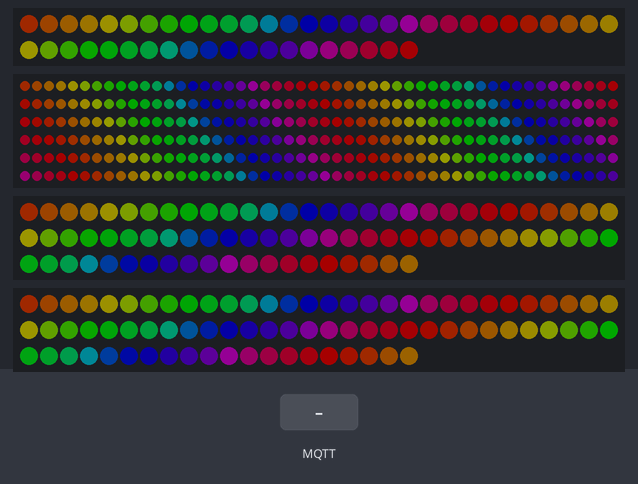
Bench run of a sketch on a simulated ESP32. On the bench: 50 RGB LEDs in strip order, left to right, continuing on the next row, 300 RGB LEDs in strip order, left to right, continuing on the next row, 2 × 80 RGB LEDs in strip order, left to right, continuing on the next row. The test bench sets the inputs (shaded band). Dim RGB values are drawn brighter than linear; WiFi joins after 1.5 s; servers stay silent unless stated; EEPROM starts erased; no MQTT or app messages arrive unless stated; what the sketch prints to the serial monitor is not drawn.

Above: at 3.2 s.
3.3 s: MQTT message "soph/main/brightness" arrives on the first subscribed topic
At 4.5 s:
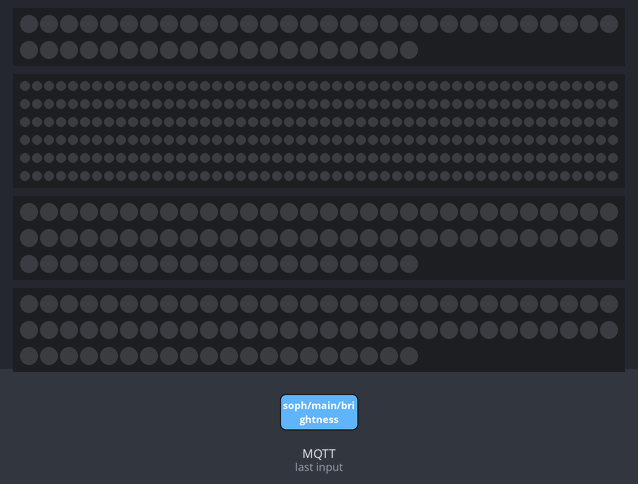
4.8 s: MQTT message "1" arrives on the first subscribed topic
At 5.44 s:
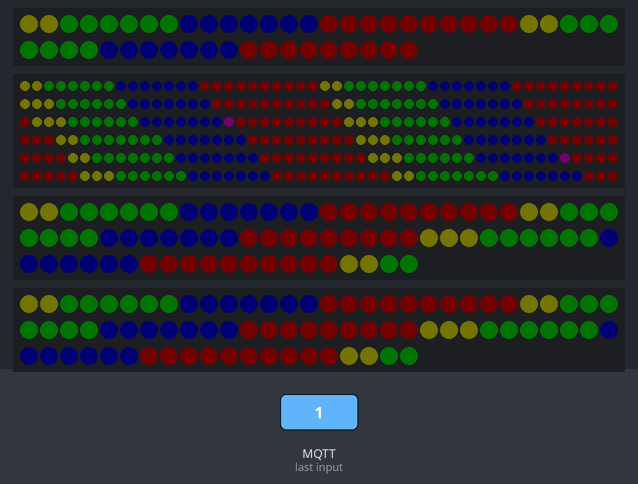
7.1 s: MQTT message "5" arrives on the first subscribed topic
At 7.31 s:
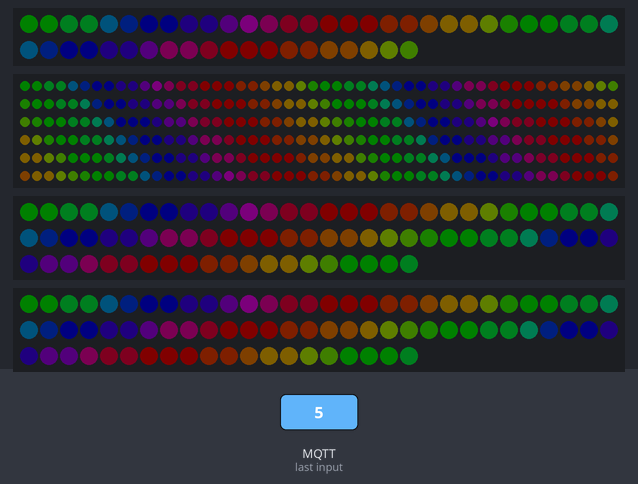
9.5 s: MQTT message "solidwhite" arrives on the second subscribed topic
At 10.3 s:
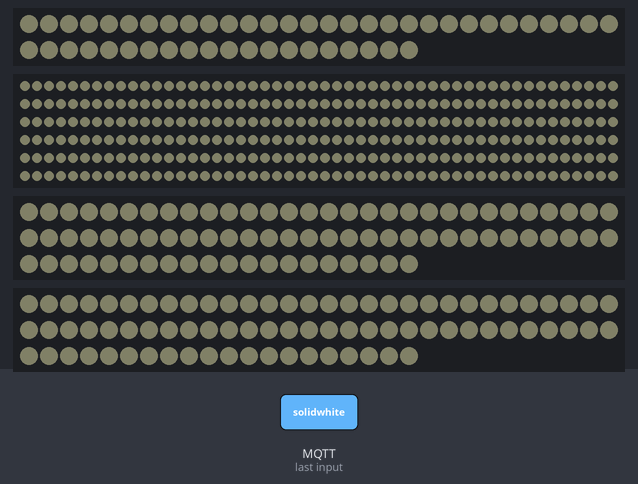
11.0 s: MQTT message "rainbow" arrives on the second subscribed topic
At 11.18 s:
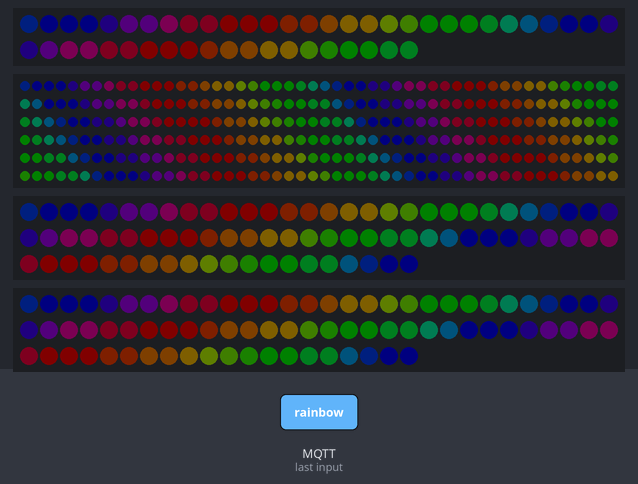
13.4 s: MQTT message "soph/main/pattern" arrives on the first subscribed topic
At 14.5 s:
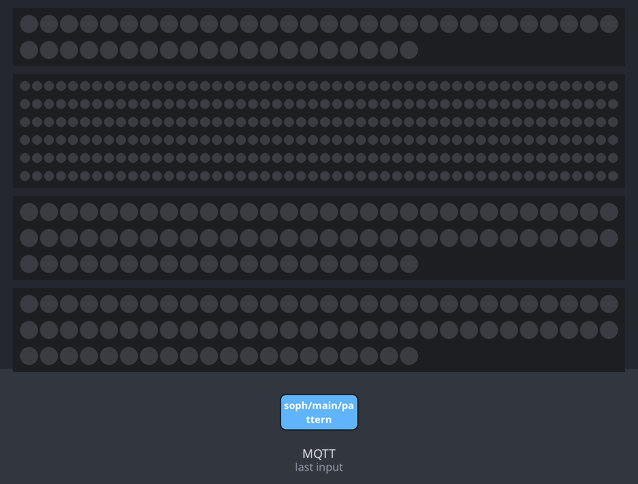
Timing chart, 0 to 15.9 s (numbered marks = the images above; inputs shaded):
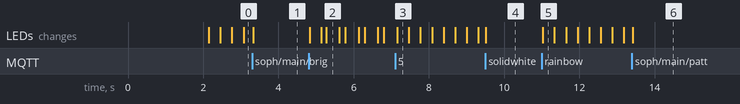

The sketch:

cam2.ino
```cpp
#include <FastLED.h>
#include <ArduinoOTA.h>
#include <Arduino.h>
#include <WiFi.h>
#include <ArduinoJson.h>
#include <PubSubClient.h>
#include <Preferences.h>

//ESP32 runs two led strips, using OTA, and mqtt subscriber. The message gets
//transcribed into a string, which gets delegated to its right purpose. It subscribes to brightness and pattern,
//and uses enum patterns to use switch cases for each pattern. Pubsubclient handles the mqtt, and
//ota is...ota


// LED strip configuration
#define LED_TYPE WS2812B
#define DATA_PIN_1 9
#define DATA_PIN_2 10
#define DATA_PIN_3 11
#define DATA_PIN_4 47

#define NUM_LEDS_1 50
#define NUM_LEDS_2 300
#define NUM_LEDS_3 80 //speaker
#define NUM_LEDS_4 80 //speaker


Preferences myBPref;
#define RW_MODE false //pertaining to saving preferences on esp32
#define RO_MODE true  //Read Only, or Read/Write
uint8_t brightness;

//Create Pattern Library
//enum creates a list 0,1,2 etc. that you can call from strings
enum Pattern {
  PATTERN_OFF,
  PATTERN_RAINBOW,
  PATTERN_WHITE
};

//Variable that holds current pattern
//it comes from Pattern, and will only accept whatever is in the enum
Pattern currentPattern = PATTERN_RAINBOW;

//makes rainbow go brrrr
uint8_t oneMore = 0;

//Callback header that was needed before pubsubclient declaration
void mqttCallback(char* topic, byte* payload, unsigned int length);

// Network for PubSubClient
WiFiClient wifiClient;
PubSubClient client("10.42.0.1", 1883, mqttCallback, wifiClient); //client(IPaddress, port, callback function pointer, networkclient)
                                                                  //note: client is just a name variable, used for all the .stuff, if you change it
                                                                  //you have to change all of those, as well (ex. client.connected)


// Analog pins for potentiometers
const uint8_t BRIGHTNESS_POT_PIN = 34;
const uint8_t WHITE_BALANCE_POT_PIN = 35;

//Declare LED strips in FastLED struct
CRGB strip1[NUM_LEDS_1];
CRGB strip2[NUM_LEDS_2];
CRGB strip3[NUM_LEDS_3]; //speaker
CRGB strip4[NUM_LEDS_4]; //speaker


// ChatGPT garbge
//unsigned long lastUpdate = 0;


// Set Wifi Credentials
const char* ssid = "trannyfix";
const char* password = "transgender";

// PubSubClient reconnect sequence
void reconnect() {
  // Loop until we're reconnected
  while (!client.connected()) {
    Serial.print("Attempting MQTT connection...");
    // Attempt to connect
    if (client.connect("sophieMainLEDs")) {
      Serial.println("Sophie's mqtt connected!!");
      //subscriber topics
      client.subscribe("soph/main/brightness");  //***********SUBSCRIBER TOPICS**********************************
      client.subscribe("soph/main/pattern");
    } else {
      Serial.print("failed, rc=");
      Serial.print(client.state());
      Serial.println(" booooo we will try again in 5 seconds");
      // Wait 5 seconds before retrying
      delay(5000);
    }
  }
}

// MQTT Callback: takes the byte message, and converts it into a string word so it can be understood now
void mqttCallback(char* topic, byte* payload, unsigned int length) {
  //create variable incomingMessage to store message
  String incomingMessage = "";
  incomingMessage.reserve(length);


  // Convert incoming byte array to String
  for (unsigned int i=0;i<length;i++) {
    incomingMessage += (char)payload[i];
  }

  // Call LED Function to process topic/message string
  mainLights(topic, incomingMessage);
}


void setup() {
  initializeBrightness(); //one-time sketch to set memeory value for brightness
  loadBrightness();       //load in brightness value from memory


 //  currentPattern = PATTERN_RAINBOW; <-- for solving starting pattern issues, idk
  FastLED.addLeds<LED_TYPE, DATA_PIN_1, GRB>(strip1, NUM_LEDS_1);
  FastLED.addLeds<LED_TYPE, DATA_PIN_2, GRB>(strip2, NUM_LEDS_2);
  FastLED.addLeds<LED_TYPE, DATA_PIN_3, GRB>(strip3, NUM_LEDS_3);
  FastLED.addLeds<LED_TYPE, DATA_PIN_4, GRB>(strip4, NUM_LEDS_4);


    fill_rainbow(strip1,NUM_LEDS_1,oneMore,10);
    fill_rainbow(strip2,NUM_LEDS_2,oneMore,10);
    fill_rainbow(strip3,NUM_LEDS_3,oneMore,10);
    fill_rainbow(strip4,NUM_LEDS_4,oneMore,10);
     //set initial pattern that doesnt rely on mqtt connection, helps
     //when the server isnt running and you just want some light
  FastLED.show();


  // delay for stability
  delay(500);


  //Begin Serial Monitoring
  Serial.begin(115200);
  Serial.println("Booting");
  // Connect to Wifi
  WiFi.mode(WIFI_STA);
  WiFi.begin(ssid, password); //Connect to wifi - defaults to Wifi Station Mode
  //Wait for Wifi to connect
  while (WiFi.waitForConnectResult() != WL_CONNECTED) {
    Serial.println("Connection Failed! Rebooting...");
    delay(5000);
    ESP.restart();
  }
  ArduinoOTA.setHostname("sophieMainpuss");
  ArduinoOTA.begin();  // Begin OTA
  Serial.println("Ready");
  Serial.print("IP address: ");
  Serial.println(WiFi.localIP());


}

void loop() {

  ArduinoOTA.handle(); // OTA command neeed in loop

  if (!client.connected()) { //PubSubClient reconnect, handles all of it
    reconnect();
  }

  client.loop(); //PubSubClient loop


  switch (currentPattern) {  //Choose the LED pattern
    case PATTERN_OFF:
      fill_solid(strip1, NUM_LEDS_1,CRGB::Black);
      fill_solid(strip2, NUM_LEDS_2,CRGB::Black);
      fill_solid(strip3, NUM_LEDS_3,CRGB::Black);
      fill_solid(strip4, NUM_LEDS_4,CRGB::Black);

  /*if you wanted to do an array:

  CRGB* strips[] = { strip1, strip2, strip3, strip4 };
uint16_t lengths[] = { NUM_LEDS_1, NUM_LEDS_2, NUM_LEDS_3, NUM_LEDS_4 };

for (int i = 0; i < 4; i++) {
  fill_solid(strips[i], lengths[i], CRGB::Black);
}

*/

      break;

    case PATTERN_RAINBOW:
      soph_rainbow();
      break;

    case PATTERN_WHITE:
      whiteLEDstate();
      break;

  }

  FastLED.show();  //push the led pattern and light LED's

}


// *******MQTT Brightness/Pattern Topic Function ***********

//note: const means read-only, String& means dont make a copy to use, just read the original, otherwise it would make a whole copy for this func to use
void mainLights(const String& topic, const String& incomingMessage){
  if(topic=="soph/main/brightness"){
    uint8_t b = incomingMessage.toInt(); //.toInt changes string number into actual number (value)

  saveBrightness(b); //send to saved memory

  }

  else if (topic=="soph/main/pattern"){    //Pattern Mqtt selection
    if (incomingMessage=="rainbow"){
      currentPattern = PATTERN_RAINBOW;
    }
    else if (incomingMessage=="solidwhite"){
      currentPattern = PATTERN_WHITE;
    }
    else if (incomingMessage=="off"){
      currentPattern = PATTERN_OFF;
    }
    }
  else {Serial.println("oops topic/message didn't work in the led function");}
}


void whiteLEDstate(){
  //int brightnessRaw = analogRead(BRIGHTNESS_POT_PIN);
 // int balanceRaw = analogRead(WHITE_BALANCE_POT_PIN);

  //uint8_t brightness = map(brightnessRaw, 0, 4095, 0, 255);
  //uint8_t whiteBalance = map(balanceRaw, 0, 4095, 110, 220);

  // Shift white between warm (more red) and cool (more blue).
  uint8_t red = 255;
  uint8_t green = 220;
  uint8_t blue = 200;

  CRGB whiteColor = CRGB(red, green, blue);

  for (int i = 0; i < NUM_LEDS_1; i++) {
    strip1[i] = whiteColor;}

      for (int i = 0; i < NUM_LEDS_2; i++) {
    strip2[i] = whiteColor;}

      for (int i = 0; i < NUM_LEDS_3; i++) {
    strip3[i] = whiteColor;}

      for (int i = 0; i < NUM_LEDS_4; i++) {
    strip4[i] = whiteColor;}
  }

unsigned long lastUpdate = 0;
const unsigned long rainbowDelay = 50; // higher = slower

void soph_rainbow() {     //Rainbow Pattern

  if (millis() - lastUpdate < rainbowDelay) return;
  lastUpdate = millis();

    fill_rainbow(strip1,NUM_LEDS_1,oneMore,10);
    fill_rainbow(strip2,NUM_LEDS_2,oneMore,10);
    fill_rainbow(strip3,NUM_LEDS_3,oneMore,10);
    fill_rainbow(strip4,NUM_LEDS_4,oneMore,10);
  oneMore++;
}


//Creating a saved value (in this case for brightness), using NVS to store data
//on the ESP32. It requires a namespace (myBPref), and 'keys' that exist under it,
//an example one being "myB"
//more reading at: https://docs.espressif.com/projects/arduino-esp32/en/latest/tutorials/preferences.html

void initializeBrightness() {

  myBPref.begin("myB", RO_MODE);     // Open our namespace (or create one), Read Only RO_MODE
                                  // if it doesn't exist already

  bool tpInit = myBPref.isKey("nvsInit");   //check if the key "myB" has been created
                                      //and assign a bool variable to it (it will
                                      //either come up true or false))
// NVS is the name for the memory ESP32 uses. Its called "non-volitile memory"
//but this is just creating a key thats sole purpose is to test if the initial
//sketch has been run.

  if (tpInit == false) {              //if it hasn't
    myBPref.end();    //end the RO_MODE, and
    myBPref.begin("myB", RW_MODE);    //start the RW_MODE (Read_Write Mode)

    myBPref.putUChar("myB", 40);     //create a key I actually want (brightness) and assigning whatever beginning value, I chose 40

    myBPref.putBool("nvsInit", true);   //create the 'test key' and store the value 'true'
                                      //(which would have been false)
    myBPref.end(); //close the namespace in RW_MODE
    myBPref.begin("myB",RO_MODE); // 'open' the read only mode for myB (which is my brightness key)
    brightness = myBPref.getUChar("myB"); //read the file/key for myB, in 8 bit integer (getUChar), and assign variable brightness to it
    myBPref.end(); //end the read only mode, you must start, and end any time you are reading or writing
  }
  else {return;}
}

void loadBrightness() {
  myBPref.begin("myB", RO_MODE); //open read only mode for myB
  brightness = myBPref.getUChar("myB"); //read the file/key for myB, in 8 bit integer (getUChar), and assign variable brightness to it
  myBPref.end(); //close the read only mode
  FastLED.setBrightness(brightness); //set the brightness
}

void saveBrightness(uint8_t b) { //b is the integer we are recieving from MQTT topic /brightness
  brightness = b; //assign brightness to said integer
  FastLED.setBrightness(brightness); //set brightness
  myBPref.begin("myB", RW_MODE);    //open namespace/key to Read/Write
  myBPref.putUChar("myB", b);       //write b value to memory under myB file
  myBPref.end();                    //close namespace
}
```

Measured:
- after the input at 3.3 s, the LEDs: change at once (image 1)
- after the input at 4.8 s, the LEDs: first change at once (image 2 shows a later state)
- after the input at 7.1 s, the LEDs: change after 0.06 s (image 3)
- after the input at 9.5 s, the LEDs: change at once (image 4)
- after the input at 11.0 s, the LEDs: change at once (image 5)
- after the input at 13.4 s, the LEDs: change at once (image 6)
